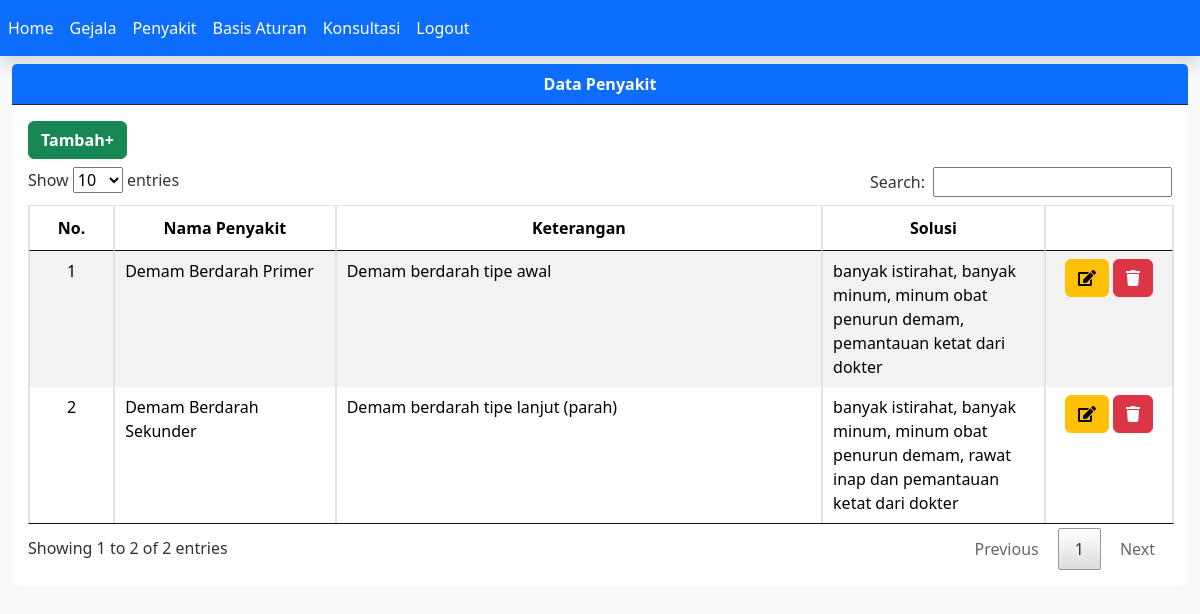
Page /sintaks/index.php?page=penyakit (signed in) on the committed database.
### tables this page shows
CREATE TABLE `penyakit` (
  `id_penyakit` int(11) NOT NULL,
  `nama_penyakit` varchar(50) NOT NULL,
  `keterangan` text NOT NULL,
  `solusi` text NOT NULL
);

### sintaks/tampil_penyakit.php (the view, shortened to what this page needs)
<div class="card border-0">
  <div class="card-header bg-primary text-white border-dark text-center"><strong>Data Penyakit</strong></div>
  <div class="card-body">
    <a class="btn btn-success mb-2 text-white fw-bold" href="?page=penyakit&action=tambah">Tambah+</a>
    <table class="table table-bordered table-striped" id="myTable">
    <thead>
      <tr class="text-center">
        <th width="50px">No.</th>
        <th width="200px">Nama Penyakit</th>
        <th width="500px">Keterangan</th>
        <th width="200px">Solusi</th>
        <th width="100px"></th>
      </tr>
    </thead>
    <tbody>
    <?php
        $no=1;
        $sql = "SELECT*FROM penyakit ORDER BY nama_penyakit ASC";
        $result = $conn->query($sql);
        while($row = $result->fetch_assoc()) {
    ?>
     <tr>
        <td class="text-center"><?php echo $no++; ?></td>
	<td><?php echo $row['nama_penyakit']; ?></td>
	<td><?php echo $row['keterangan']; ?></td>
	<td><?php echo $row['solusi']; ?></td>
    <td align="center">
            <a class="btn btn-warning" href="?page=penyakit&action=update&id=<?php echo $row['id_penyakit']; ?>">
                <i class="fas fa-edit"></i>
            </a>
            <a onclick="return confirm('Yakin menghapus data ini ?')" class="btn btn-danger" href="?page=penyakit&action=hapus&id=<?php echo $row['id_penyakit']; ?>">
                <i class="fas fa-trash"></i>
            </a>
        </td>
     </tr>
    <?php
     }
    ?>
   </tbody>
</table>
</div>
</div>

### sintaks/assets/css/all.css (style rules this page uses)
.fa-edit:before { content:"\f044" }
.fa-trash:before { content:"\f1f8" }

### rows in the picture
penyakit: nama_penyakit "Demam Berdarah Primer", keterangan "Demam berdarah tipe awal", solusi "banyak istirahat, banyak minum, minum obat penurun demam, pemantauan ketat dari dokter"
penyakit: nama_penyakit "Demam Berdarah Sekunder", keterangan "Demam berdarah tipe lanjut (parah)", solusi "banyak istirahat, banyak minum, minum obat penurun demam, rawat inap dan pemantauan ketat dari dokter"
